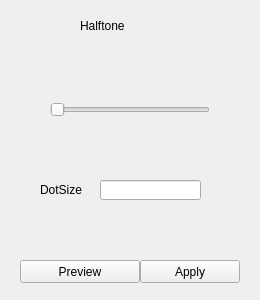
<?xml version="1.0" encoding="UTF-8"?>
<ui version="4.0">
 <class>HalftoneWidget</class>
 <widget class="QWidget" name="HalftoneWidget">
  <property name="geometry">
   <rect>
    <x>0</x>
    <y>0</y>
    <width>260</width>
    <height>300</height>
   </rect>
  </property>
  <property name="windowTitle">
   <string>Form</string>
  </property>
  <widget class="QPushButton" name="applyBtn">
   <property name="geometry">
    <rect>
     <x>140</x>
     <y>260</y>
     <width>100</width>
     <height>23</height>
    </rect>
   </property>
   <property name="text">
    <string>Apply</string>
   </property>
  </widget>
  <widget class="QPushButton" name="previewBtn">
   <property name="geometry">
    <rect>
     <x>20</x>
     <y>260</y>
     <width>120</width>
     <height>23</height>
    </rect>
   </property>
   <property name="text">
    <string>Preview</string>
   </property>
  </widget>
  <widget class="QLabel" name="label">
   <property name="geometry">
    <rect>
     <x>80</x>
     <y>10</y>
     <width>121</width>
     <height>31</height>
    </rect>
   </property>
   <property name="text">
    <string>Halftone</string>
   </property>
  </widget>
  <widget class="QLabel" name="label_2">
   <property name="geometry">
    <rect>
     <x>40</x>
     <y>180</y>
     <width>51</width>
     <height>20</height>
    </rect>
   </property>
   <property name="text">
    <string>DotSize</string>
   </property>
  </widget>
  <widget class="QSlider" name="halftoneSlider">
   <property name="geometry">
    <rect>
     <x>50</x>
     <y>100</y>
     <width>160</width>
     <height>19</height>
    </rect>
   </property>
   <property name="maximum">
    <number>100</number>
   </property>
   <property name="orientation">
    <enum>Qt::Horizontal</enum>
   </property>
  </widget>
  <widget class="QLineEdit" name="halftoneEdit">
   <property name="geometry">
    <rect>
     <x>100</x>
     <y>180</y>
     <width>101</width>
     <height>20</height>
    </rect>
   </property>
   <property name="inputMethodHints">
    <set>Qt::ImhDigitsOnly</set>
   </property>
  </widget>
 </widget>
 <resources/>
 <connections/>
</ui>
